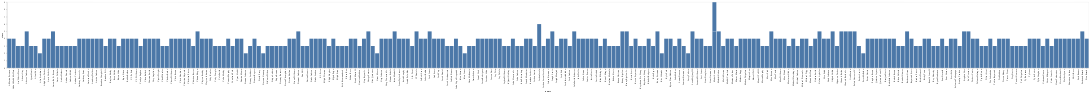

Notebook cell for this chart:
### Code cell
import altair as alt

ex = final[final['committedTo'].astype(str).str.contains(team_name_high_stars)][['stars','name','school']]
print("Team: ",team_name_high_stars)

ex.head()


gp_chart = alt.Chart(ex).mark_bar().encode(
  alt.X('name'),
  alt.Y('stars', axis=alt.Axis(grid=False)), 
  )
  
gp_chart.display()

### Figure 1 — Vega-Lite specification as saved in the notebook (floating-point values rounded to 4 significant figures; data arrays with more than 128 entries replaced by an {"elided": "..."} marker saying what was removed)
{"config": {"view": {"continuousWidth": 400, "continuousHeight": 300}}, "data": {"name": "data-26b0935672b2da7a987e1fbd0d77f50a"}, "mark": "bar", "encoding": {"x": {"field": "name", "type": "nominal"}, "y": {"axis": {"grid": false}, "field": "stars", "type": "quantitative"}}, "$schema": "https://vega.github.io/schema/vega-lite/v4.17.0.json", "datasets": {"data-26b0935672b2da7a987e1fbd0d77f50a": {"elided": "249 records"}}}
